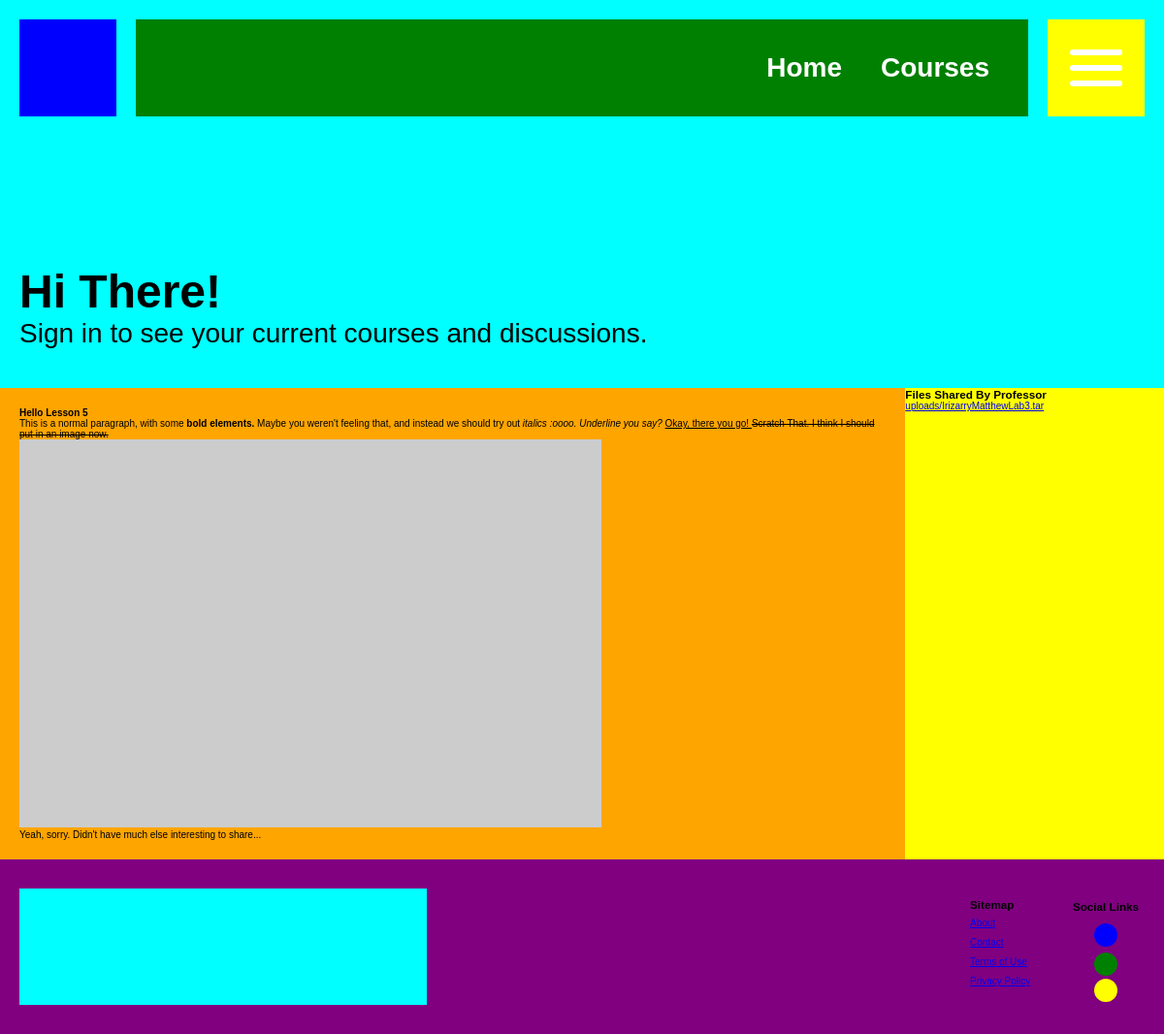
Screenshot of /courses/5/lessons/5 with the database file from the repository.
### dashboard/models.py (models this page shows)
class Lesson(models.Model):
    name = models.CharField(max_length=100)
    description = models.TextField()
    lessonBody = RichTextField(default='')
    lessonFiles = models.FileField(upload_to='uploads/', null=True, blank=True)
    course = models.ForeignKey(Course, on_delete=models.CASCADE)
    created_date = models.DateTimeField(auto_now_add=True)
    updated_date = models.DateTimeField(auto_now=True)

### dashboard/views.py (the view)
# urls.py: path("courses/<int:course_id>/lessons/<int:lesson_id>", views.view_lesson, name="view_lesson"),
def view_lesson(request, course_id, lesson_id):
    lesson = Lesson.objects.get(id=lesson_id, course_id=course_id)
    context = {
        "lesson": lesson
    }
    return render(request, "lesson.html", context)

### templates/lesson.html
{% extends 'base.html' %}
{% block content %}
<main class="main-content">
    <section class="asm-two-column">
        <section class="main-column">
            {{lesson.lessonBody |safe}}
        </section>
        <aside class="secondary-column">
            <h3>Files Shared By Professor</h3>
            <section class="files">
                {% if lesson.lessonFiles %}
                    <div>
                        <a href="{{ lesson.lessonFiles.url }}" download>{{ lesson.lessonFiles.name }}</a>
                    </div>
                {% else %}
                    <p>No file shared by professor.</p>
                {% endif %}
            </section>
        </aside>
    </section>
</main>
{% endblock content %}

### static/styles/general.css (style rules this page uses)
html, body { font-size: 10px; font-family:Arial, Helvetica, sans-serif }
body { display: grid; grid-template-rows: 40rem 1fr 18rem; min-height: 100svh; }
* { margin: 0; padding: 0; box-sizing: border-box; }
.asm-two-column { display: grid; grid-template-columns: 7fr 2fr; background: red; }
.asm-two-column .main-column { background: orange; padding: 2rem; }
.asm-two-column .secondary-column { background: yellow; position: relative; }

### rows the page displays
Lesson: lessonBody "Hello Lesson 5 This is a normal paragraph, with some bold elements. Maybe you weren't feeling that, and instead we should try out italics :oooo. Underline you say? Okay, there you go! Scratch That. I think I should put in an image now. Yeah, sorry. Didn't have much else interesting to share...", lessonFiles.name "uploads/IrizarryMatthewLab3.tar"
